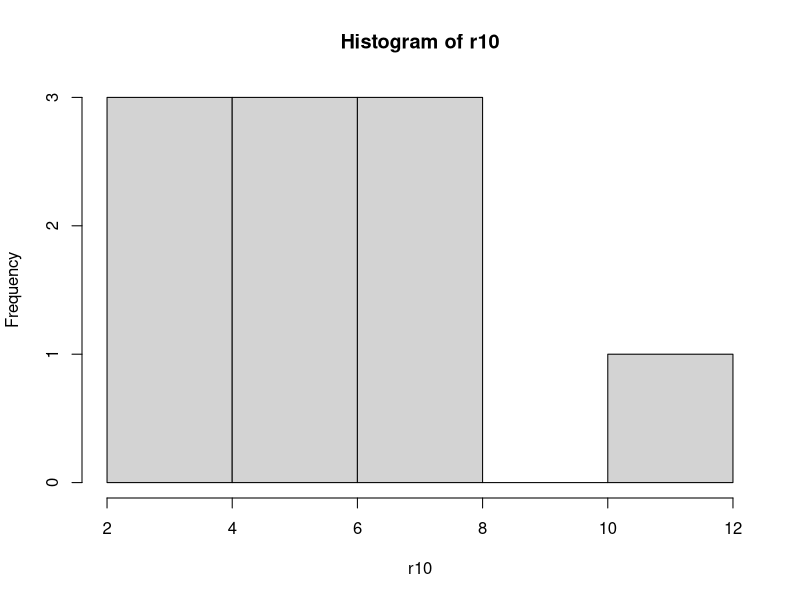
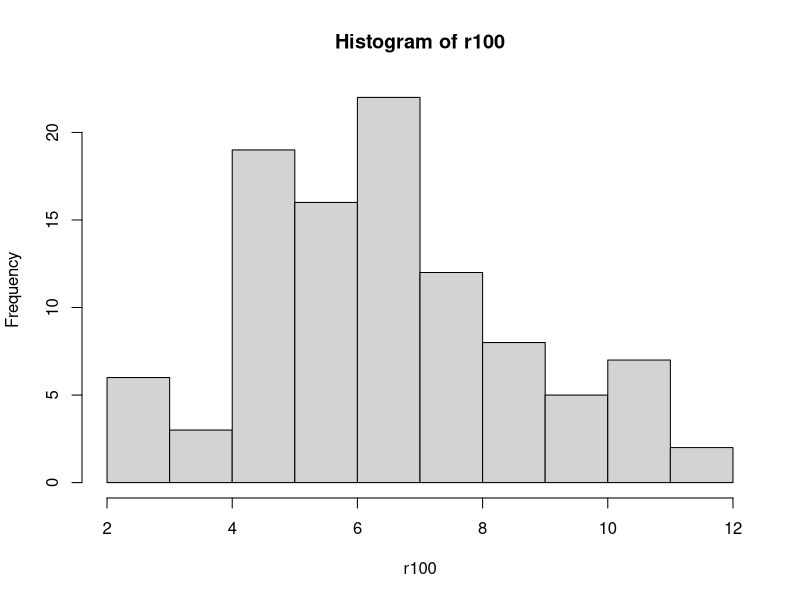
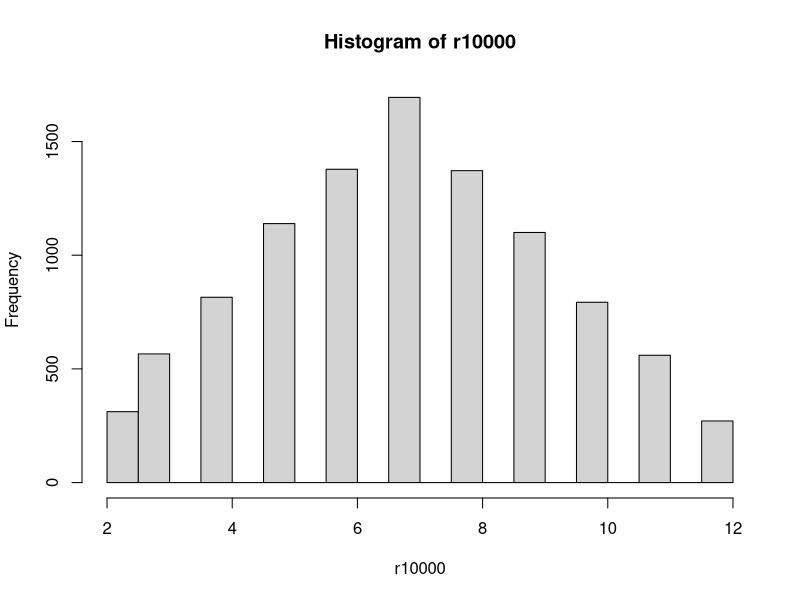
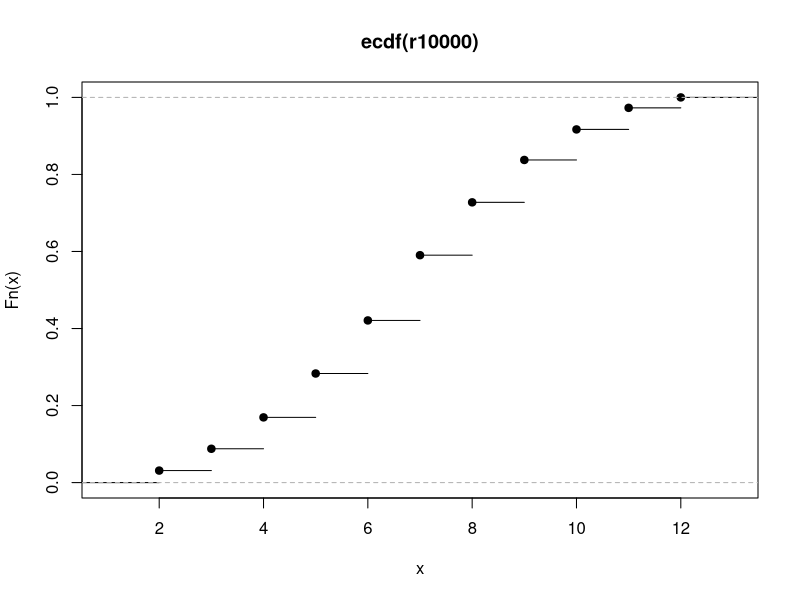
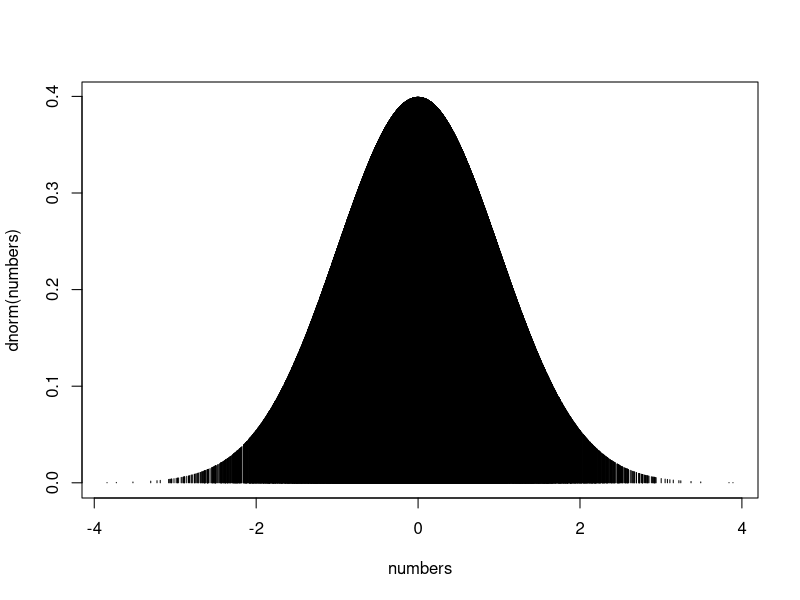

Generate these figures, in order, with R:
# Lecture 6 exercise
# Rolling the dice
#
# Siyuan Liu
# 06/07/2015

# 10 experiments
r10_1 <- sample(1:6, 10, replace=T)
r10_2 <- sample(1:6, 10, replace=T)
r10 <- r10_1 + r10_2
hist(r10)

# 100 experiments
r100_1 <- sample(1:6, 100, replace=T)
r100_2 <- sample(1:6, 100, replace=T)
r100 <- r100_1 + r100_2
hist(r100)

# 10000 experiments
r10000_1 <- sample(1:6, 10000, replace=T)
r10000_2 <- sample(1:6, 10000, replace=T)
r10000 <- r10000_1 + r10000_2
hist(r10000)
plot(ecdf(r10000))

# some other codes
numbers <- rnorm(10000)
plot(numbers, dnorm(numbers), type="h")
